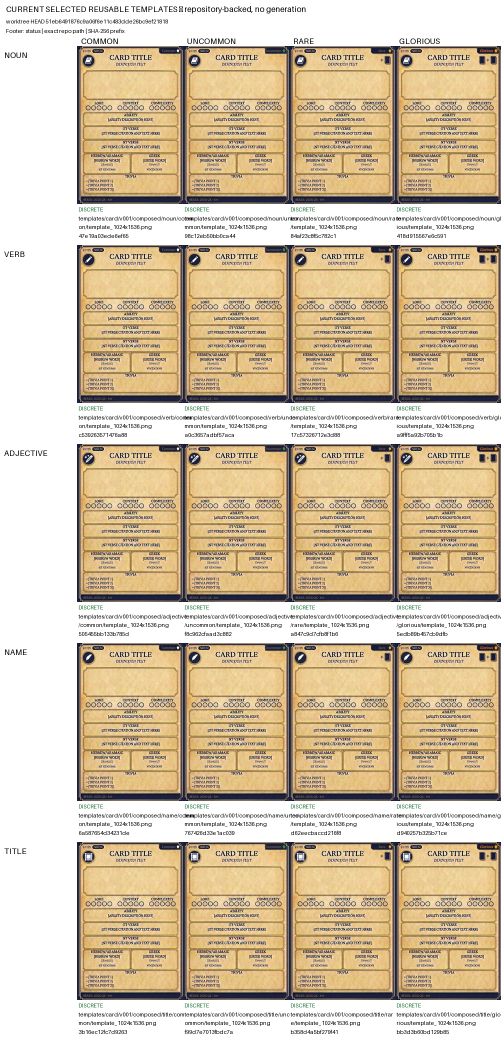
#> input picture operator_review/current-template-source-matrix-51eb649/current-template-source-matrix.png, 1002 x 2082 px (shown at 1/2 size)
$ python -i processor.py   (imports and definitions only)
#> lines starting #> are read from the running program, lines starting #| are printed output that depends on the picture
#> further down, picture is the input picture: PIL image 1002x2082 RGB; mean R, G, B 212, 194.7, 167
"""Image processor for TGC print preparation."""

import logging
from pathlib import Path
from PIL import Image, ImageOps

logger = logging.getLogger(__name__)

# TGC Poker Card specifications (at 300 DPI)
PRINT_WIDTH = 825   # 2.5" + 0.25" bleed = 2.75" at 300 DPI
PRINT_HEIGHT = 1125  # 3.5" + 0.25" bleed = 3.75" at 300 DPI
BLEED_PX = 36       # 0.125" bleed on each side at 300 DPI
SAFE_WIDTH = PRINT_WIDTH - (2 * BLEED_PX)   # 753
SAFE_HEIGHT = PRINT_HEIGHT - (2 * BLEED_PX)  # 1053


class PrintProcessingError(Exception):
    """Error during print image processing."""
    pass


# [126 lines left out: functions validate_dimensions, add_bleed, resize_to_safe_zone, crop_to_fill, not called in this run]


# Cut size and true safe zone (1/8" inside the cut) at 300 DPI. SAFE_WIDTH /
# SAFE_HEIGHT above are historically the CUT size; the frame fit below uses
# the real safe zone so no header or footer content ever nears the trim.
CUT_WIDTH, CUT_HEIGHT = 750, 1050
INNER_WIDTH, INNER_HEIGHT = 675, 975


def _frame_color(image: Image.Image) -> tuple:
    """Sample the face's own outer border (left edge, middle band) for the mat."""
    band = image.crop((0, image.height // 4, max(1, image.width // 80), image.height * 3 // 4))
    pixels = list(band.getdata())
#> pixels = 12492 items, first 6: (255, 255, 255), (255, 255, 255), (255, 255, 255), (255, 255, 255), (255, 255, 255), (255, 255, 255)
    n = max(1, len(pixels))
#> n = 12492
    return tuple(sum(px[i] for px in pixels) // n for i in range(3))


def frame_fit(image: Image.Image, fill_color: tuple | None = None) -> Image.Image:
    """Fit a 2:3 Hypertext face onto the TGC poker card without distortion.

    The face is scaled uniformly into the true safe zone, centered on a mat of
    its own border navy at cut size, and the mat is extended for bleed. The
    result is exactly PRINT_WIDTH x PRINT_HEIGHT with no stretch, no crop, and
    all printed content at least 1/8" inside the cut line.
    """
    if image.mode != "RGB":
        image = image.convert("RGB")
    fill = fill_color or _frame_color(image)
#> fill = (254, 254, 254)
    scale = min(INNER_WIDTH / image.width, INNER_HEIGHT / image.height)
#> scale = 0.468
    new_w, new_h = int(round(image.width * scale)), int(round(image.height * scale))
#> new_w = 469; new_h = 975
    face = image.resize((new_w, new_h), Image.Resampling.LANCZOS)
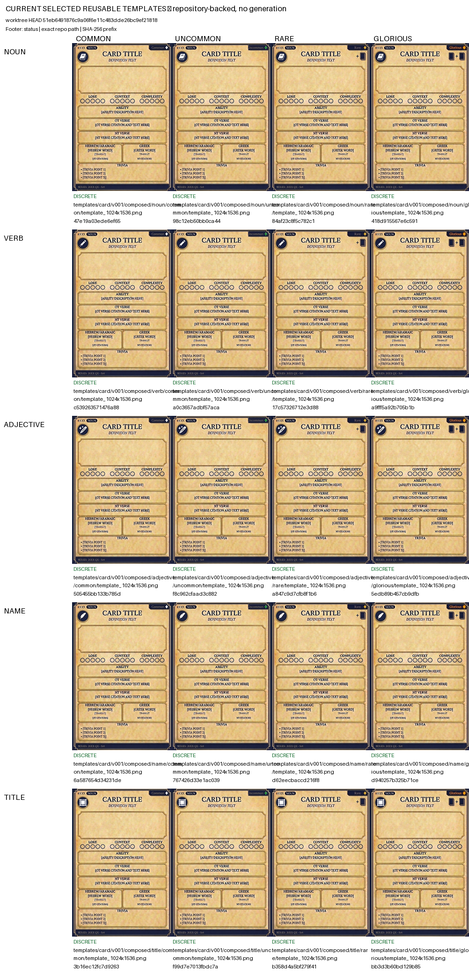
#> face: PIL image 469x975 RGB; mean R, G, B 211.7, 194.5, 166.7
    canvas = Image.new("RGB", (PRINT_WIDTH, PRINT_HEIGHT), fill)
#> canvas: PIL image 825x1125 RGB; every value is 254
    canvas.paste(face, ((PRINT_WIDTH - new_w) // 2, (PRINT_HEIGHT - new_h) // 2))
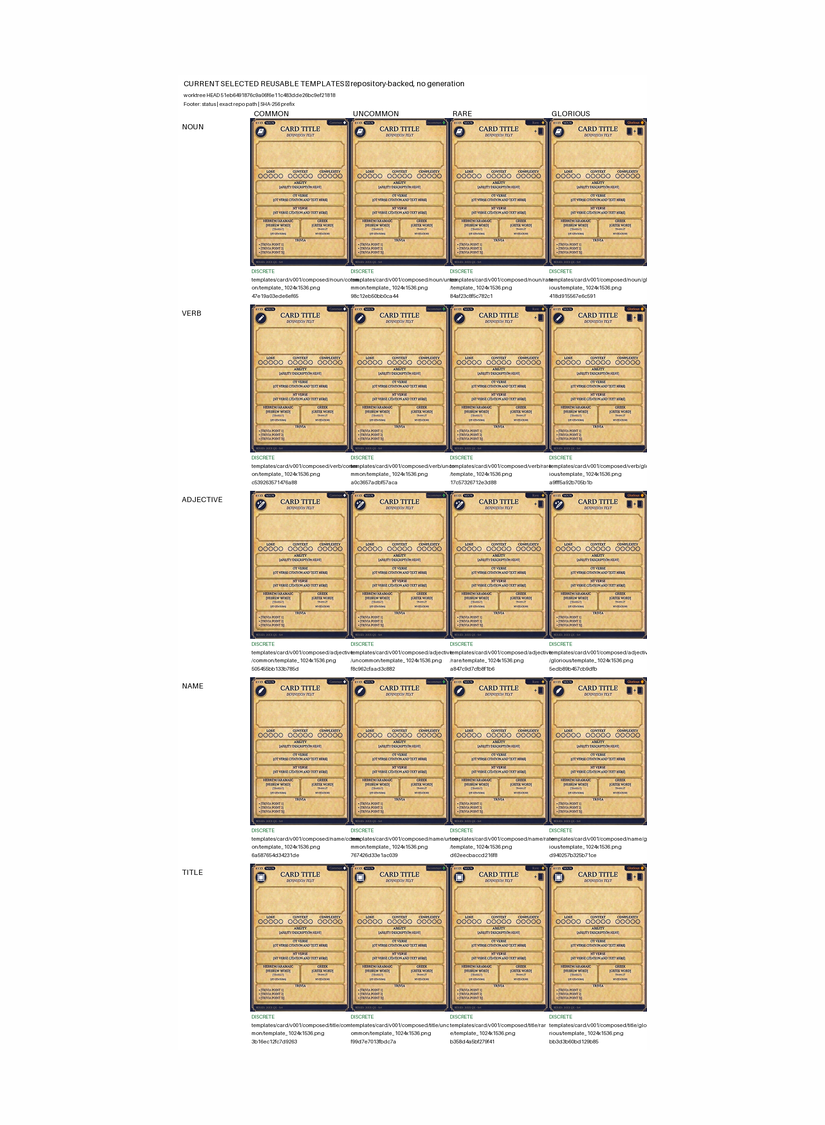
#> canvas: PIL image 825x1125 RGB; mean R, G, B 233.2, 224.7, 211
    return canvas


def prepare_for_print(
    image: Image.Image,
    mode: str = "frame",
    border: bool = False,
    border_percent: float = 0.10,
    border_color: tuple = (0, 0, 0),
) -> Image.Image:
    """Prepare image for TGC print.

    Args:
        image: Source card image (any size)
        mode: "frame" (default: uniform fit into the true safe zone on a
              navy mat with bleed - the only mode that neither stretches
              nor crops a 2:3 face), "resize" (stretch to exact dimensions),
              "fill" (crop to fill), or "fit" (letterbox into the cut area)
        border: If True, shrink image and add border for cut lines
        border_percent: Border size as percentage (0.10 = 10%)
        border_color: RGB tuple for border color (default black)

    Returns:
        Print-ready image (825x1125)
    """
    # Convert to RGB if needed
    if image.mode != "RGB":
        image = image.convert("RGB")

    if mode == "frame":
        resized = frame_fit(image)
    elif mode == "resize":
        # Direct resize to exact TGC dimensions
        resized = image.resize((PRINT_WIDTH, PRINT_HEIGHT), Image.Resampling.LANCZOS)
    elif mode == "fill":
        # Crop to fill - scales up and center-crops, no black bars
        resized = crop_to_fill(image, PRINT_WIDTH, PRINT_HEIGHT)
    else:
        # Fit with letterboxing
        safe_zone = resize_to_safe_zone(image)
        resized = add_bleed(safe_zone)

    # Add border if requested
    if border:
        # Calculate inner image size (shrunk by border_percent)
        inner_width = int(PRINT_WIDTH * (1 - border_percent))
        inner_height = int(PRINT_HEIGHT * (1 - border_percent))

        # Shrink the image
        shrunk = resized.resize((inner_width, inner_height), Image.Resampling.LANCZOS)

        # Create black canvas and center the shrunk image
        result = Image.new("RGB", (PRINT_WIDTH, PRINT_HEIGHT), border_color)
        x = (PRINT_WIDTH - inner_width) // 2
        y = (PRINT_HEIGHT - inner_height) // 2
        result.paste(shrunk, (x, y))
        return result

    return resized


# [39 lines left out: functions process_card_file, process_card_back, not called in this run]

>>> from PIL import Image
>>> picture = Image.open('../../../operator_review/current-template-source-matrix-51eb649/current-template-source-matrix.png')
>>> result = prepare_for_print(picture)
